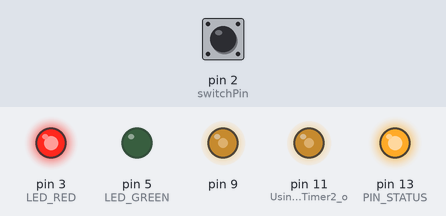
Bench run of a sketch on a simulated Arduino Uno, built with avr-gcc and run on an emulated ATmega328P. On the bench: output pins drawn as LEDs (lit = HIGH). The test bench sets the inputs (shaded band); at power-on: pin 2 (switchPin) HIGH.

Above: at 1.2 s.
1.3 s: pin 2 (switchPin) pulled LOW for 1 s
At 1.67 s:
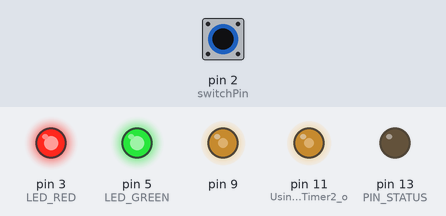
4.3 s: pin 2 (switchPin) pulled LOW for 0.15 s
At 5.6 s:
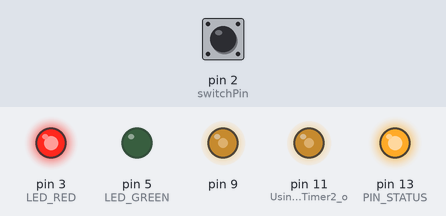
5.9 s: pin 2 (switchPin) pulled LOW for 0.15 s
At 6.8 s:
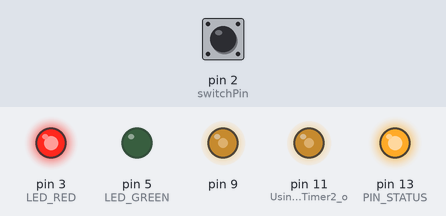
7.6 s: pin 2 (switchPin) pulled LOW for 3.2 s
At 8.34 s:
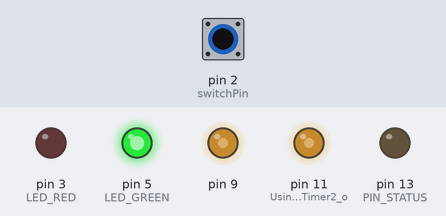
Timing chart, 0 to 12.5 s (numbered marks = the images above; inputs shaded):
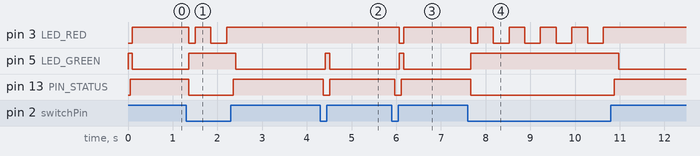

The sketch:

arduino_breaker.ino
```cpp
#include <SoftwareSerial.h>
#include <stdlib.h>

const byte rxPin = 10;
const byte txPin = 7;

const byte switchPin = 2;

const int LED_RED = 3;
const int LED_GREEN = 5;

const int PIN_STATUS = 13;

// Set up a new SoftwareSerial object
SoftwareSerial breakSerial (rxPin, txPin);

void setup() {
    // Set pin 9 (OC1A) as output
    pinMode(9, OUTPUT);

    // Configure Timer1
    TCCR1A = 0; // Clear Timer1 Control Register A
    TCCR1B = 0; // Clear Timer1 Control Register B

    // Set CTC mode (Clear Timer on Compare Match)
    TCCR1B |= (1 << WGM12);

    // Set prescaler to 1 (no division)
    TCCR1B |= (1 << CS10);

    // Set compare match value for 38.0 kHz
    OCR1A = 211;

    // Enable toggle mode on pin 9
    TCCR1A |= (1 << COM1A0);


    pinMode(11, OUTPUT); // Using Pin 11 for Timer2 on Arduino Uno

    TCCR2A = 0; // Clear Timer2 Control Register A
    TCCR2A |= (1 << WGM21); // Set to CTC Mode
    TCCR2A |= (1 << COM2A0); // Toggle OC2A on Compare Match

    TCCR2B = 0; // Clear Timer2 Control Register B
    TCCR2B |= (1 << CS20); // Set prescaler to 1 (No prescaling)

    // Calculate OCR2A for approximately 59 kHz
    OCR2A = (16000000 / (2 * 1 * 59000)) - 1;

    pinMode(rxPin, INPUT_PULLUP);
    pinMode(txPin, OUTPUT);

    pinMode(switchPin, INPUT_PULLUP);

    pinMode(LED_BUILTIN, OUTPUT);
    pinMode(LED_GREEN, OUTPUT);
    pinMode(LED_RED, OUTPUT);
    pinMode(PIN_STATUS, OUTPUT);

    breakSerial.begin(600);

    digitalWrite(LED_BUILTIN, 1);
    digitalWrite(LED_RED, 0);
    digitalWrite(LED_GREEN, 1);

    digitalWrite(PIN_STATUS, 0);
}

uint8_t chksum(char * data, unsigned char len){
  uint8_t sum = 0;

  while(len){
    sum ^= *data++;
    len--;
  }

  return sum;
}

char temp[20];
char c;
char strindex = 0;
bool strvalid = false;
unsigned int counttime = 0;

bool pwr = true;
int lastled = 1;
char tempbeacon[20];

void loop() {

  //PWR is OFF when high
  pwr = digitalRead(switchPin) ^ 1;

  _delay_ms(50);

  lastled ^= 1;

  digitalWrite(PIN_STATUS, pwr ? 0 : 1);

  if(counttime & 1){
    if(pwr){
      digitalWrite(LED_RED, lastled);
      digitalWrite(LED_GREEN, 1);
    } else {
      digitalWrite(LED_GREEN, 0);
      digitalWrite(LED_RED, 1);
    }
  }

  counttime++;
  if(counttime > 6){
    if(pwr){
      sprintf(tempbeacon, "PWR 1");
    } else {
      sprintf(tempbeacon, "PWR 0");
    }
    breakSerial.write(tempbeacon);
    sprintf(tempbeacon, " %02x\n", chksum(tempbeacon, 5));
    breakSerial.write(tempbeacon);
    counttime = 0;
  }
}
```

Measured:
- after the input at 1.3 s, pin 3 (LED_RED): HIGH → LOW after 0.05 s, → HIGH 0.15 s later, → LOW 0.35 s later, → HIGH 0.35 s later; pin 5 (LED_GREEN): LOW → HIGH after 0.05 s, → LOW 1.1 s later; pin 13 (PIN_STATUS): HIGH → LOW after 0.05 s, → HIGH 1.0 s later
- after the input at 4.3 s, pin 5 (LED_GREEN): LOW → HIGH after 0.11 s, → LOW 0.10 s later; pin 13 (PIN_STATUS): HIGH → LOW after 0.06 s, → HIGH 0.15 s later
- after the input at 5.9 s, pin 3 (LED_RED): HIGH → LOW after 0.17 s, → HIGH 0.10 s later; pin 5 (LED_GREEN): LOW → HIGH after 0.17 s, → LOW 0.10 s later; pin 13 (PIN_STATUS): HIGH → LOW after 0.07 s, → HIGH 0.15 s later
- after the input at 7.6 s, pin 3 (LED_RED): HIGH → LOW after 0.07 s, then repeats every 0.70 s: HIGH 0.35 s, LOW 0.35 s, until it stays HIGH from 10.6 s; pin 5 (LED_GREEN): LOW → HIGH after 0.07 s, → LOW 3.3 s later; pin 13 (PIN_STATUS): HIGH → LOW after 0.07 s, → HIGH 3.2 s later
